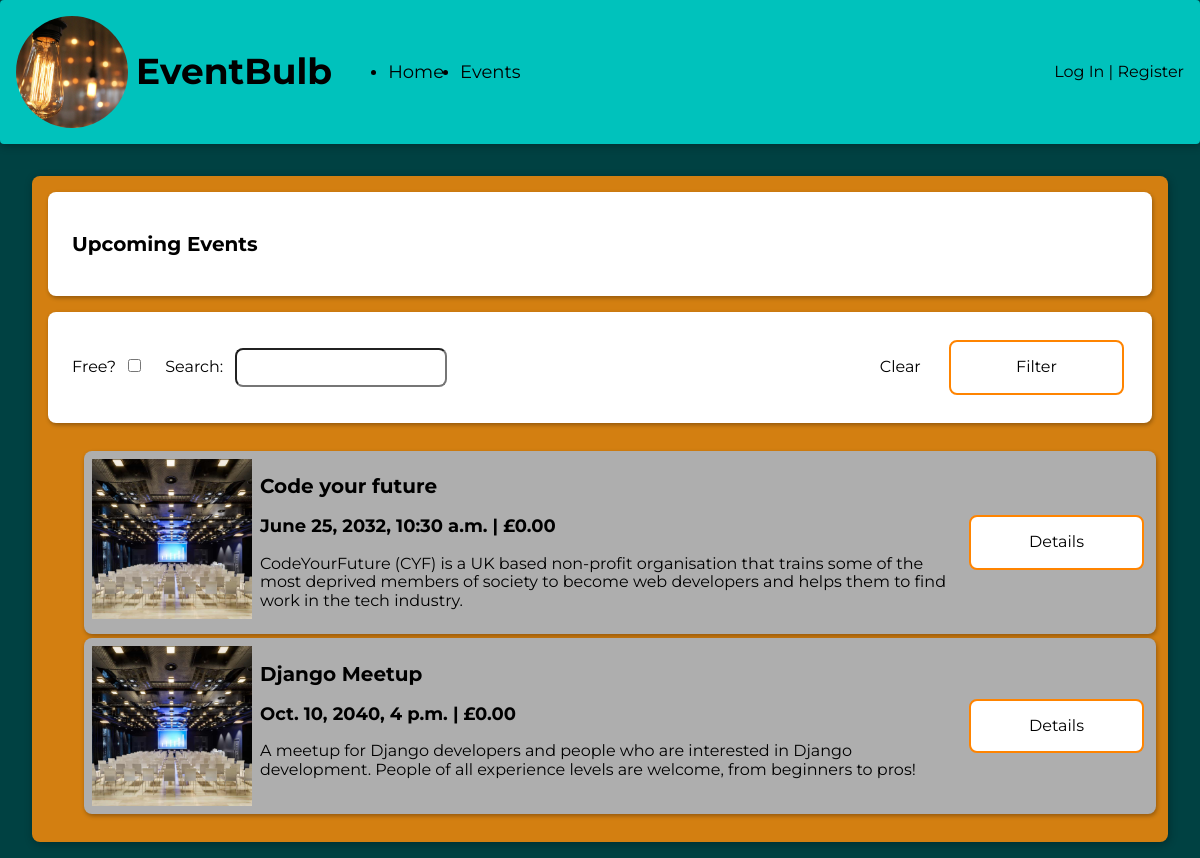
The app's page /events/, older data.
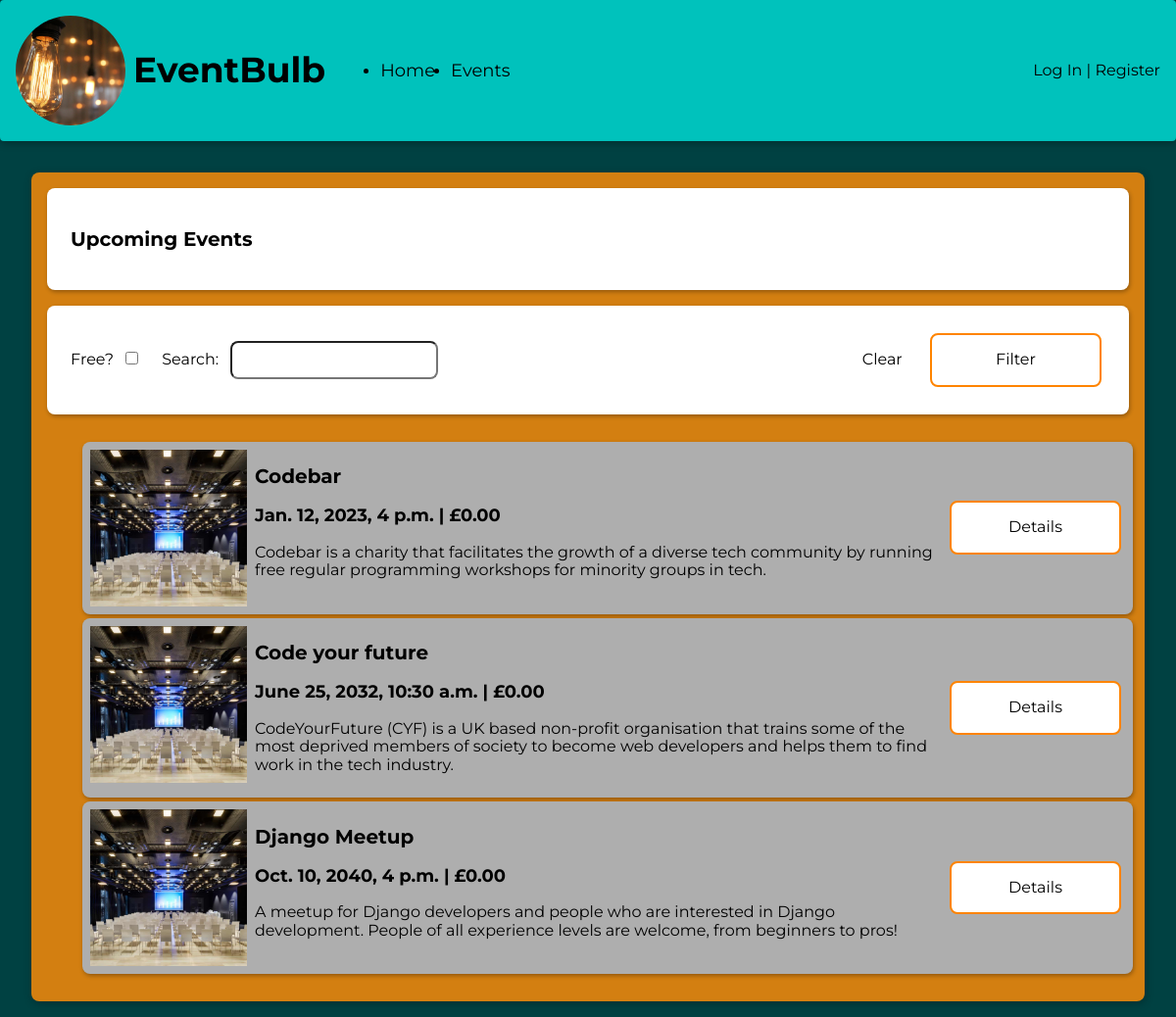
The same page, newer data.
### events/models.py (models this page shows, shortened)
class Event(models.Model):
    title = models.CharField(max_length=255)
    description = models.TextField()
    datetime = models.DateTimeField(auto_now=False, auto_now_add=False)
    cost = models.DecimalField(max_digits=6, decimal_places=2)
    image = models.ImageField(upload_to='upload/', blank=True)

### events/views.py (the view)
# urls.py: path('', views.list, name="events_list"),
def list(request):
    today = datetime.today()
    filter_map = {
        'title': 'title__icontains',
        'is_free': 'cost__exact'
    }
    filters = {}
    for key, value in request.GET.items():
        filter_key = filter_map[key]
        filters[filter_key] = value
    events = Event.objects.filter(
        datetime__gte=today).filter(**filters).order_by('datetime')
    return render(request, 'events/list.html', {'events': events})

### templates/events/list.html
{% extends 'base.html' %}
{% load static %}
{% block content %}
  <main>
    <section id="event-list" class="card-background">
      <section class="card">
        <h2>Upcoming Events</h2>
      </section>
      <section class="card">
        <form action="{% url 'events_list' %}" method="get" class="filter-controls-form">
          <div class="filter-controls">
            <div class="input-group">
              <label for="is_free">Free?</label>
              <input type="checkbox" name="is_free" id="is_free" value="0" />
            </div>
            <div class="input-group">
              <label for="title">Search:</label>
              <input type="text" name="title" id="title">
            </div>
          </div>
          <div>
            <a href="{% url 'events_list' %}" class="button">Clear</a>
            <button type="submit" class="button gray">
            Filter
            </button>
          </div>
        </form>
      </section>
      {% include 'partials/_events_list.html' with events=events %}
    </section>
  </main>
{% endblock %}

### templates/partials/_events_list.html (shortened to what this page needs)
{% load event_filters %}
{% load static %}
<ul class="events-list">
  {% for event in events %}
    <li class="card event">
      {% if event.image|length > 0 %}
    <img class="event-image" src="{{ event.image.url }}" alt="">
  {% else %}
    <img class="event-image" src="{% static 'images/image_placeholder.jpg' %}" alt="">
  {% endif %}
      <div class="event-info">
        <h2>{{ event.title }}</h2>
        <h3>{{ event.datetime }} | £{{ event.cost }}</h3>
        <p>{{ event.description }}</p>
      </div>
      <div class="event-controls">
        <a href="{% url 'events_details' event.id %}" class="button gray">Details</a>
      </div>
    </li>
  {% endfor %}
</ul>

Row changes from the older to the newer data that the page shows:
now on this page (row edited): Event: title "Codebar", datetime "Jan. 12, 2023, 4 p.m.", cost "0.00", description "Codebar is a charity that facilitates the growth of a diverse tech community by running free regular programming workshops for minority groups in tech."
